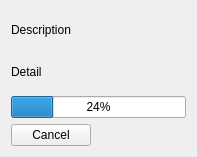
<ui version="4.0" >
 <class>CMyPropertyPage4</class>
 <widget class="QWidget" name="CMyPropertyPage4" >
  <property name="geometry" >
   <rect>
    <x>0</x>
    <y>0</y>
    <width>197</width>
    <height>157</height>
   </rect>
  </property>
  <property name="windowTitle" >
   <string>Scan Progress</string>
  </property>
  <layout class="QVBoxLayout" name="verticalLayout" >
   <item>
    <widget class="QLabel" name="descriptionLA" >
     <property name="text" >
      <string>Description</string>
     </property>
    </widget>
   </item>
   <item>
    <widget class="QLabel" name="detailLA" >
     <property name="text" >
      <string>Detail</string>
     </property>
    </widget>
   </item>
   <item>
    <widget class="QProgressBar" name="progressPB" >
     <property name="value" >
      <number>24</number>
     </property>
    </widget>
   </item>
   <item>
    <layout class="QHBoxLayout" name="horizontalLayout" >
     <item>
      <widget class="QPushButton" name="cancelPB" >
       <property name="text" >
        <string>Cancel</string>
       </property>
       <property name="shortcut" >
        <string>Esc</string>
       </property>
      </widget>
     </item>
     <item>
      <spacer name="horizontalSpacer" >
       <property name="orientation" >
        <enum>Qt::Horizontal</enum>
       </property>
       <property name="sizeHint" stdset="0" >
        <size>
         <width>40</width>
         <height>20</height>
        </size>
       </property>
      </spacer>
     </item>
    </layout>
   </item>
  </layout>
 </widget>
 <resources/>
 <connections/>
</ui>
